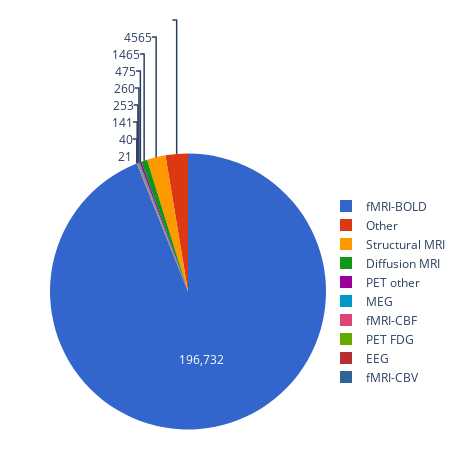

Here is the notebook cell this chart was saved with:
### Code cell
fig = _plot_pie(image_by_modality, "count", "modality", textinfo="value")
fig.update_layout(
    legend=dict(xanchor='left', yanchor='middle', y=0.5, x=1),
    margin=dict(l=50, r=0, t=100, b=0),
    autosize=True
)
fig.write_html(
    op.join(fig_dir, "06_images_by_modality.html"), full_html=True, include_plotlyjs=True
)
fig.write_image(op.join(fig_dir, "06_images_by_modality.png"), scale=6)
fig.show()

### Figure 1 — Plotly figure (JSON) as saved in the notebook; plotly's stock layout.template omitted (floating-point values rounded to 4 significant figures)
{"data": [{"domain": {"x": [0, 1], "y": [0, 1]}, "hovertemplate": "modality=%{label}<br>count=%{value}<extra></extra>", "labels": ["Diffusion MRI", "EEG", "MEG", "Other", "PET FDG", "PET other", "Structural MRI", "fMRI-BOLD", "fMRI-CBF", "fMRI-CBV"], "legendgroup": "", "name": "", "showlegend": true, "textinfo": "value", "type": "pie", "values": [1465, 40, 260, 5480, 141, 475, 4565, 196732, 253, 21]}], "layout": {"autosize": true, "height": 450, "legend": {"tracegroupgap": 0, "x": 1, "xanchor": "left", "y": 0.5, "yanchor": "middle"}, "margin": {"b": 0, "l": 50, "r": 0, "t": 100}, "piecolorway": ["#3366CC", "#DC3912", "#FF9900", "#109618", "#990099", "#0099C6", "#DD4477", "#66AA00", "#B82E2E", "#316395"], "width": 450}}
